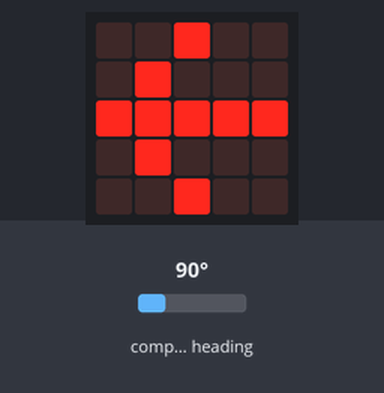
The program below on a simulated BBC micro:bit (MakeCode). On the bench: the board's 5×5 LED display. Inputs (shaded band) come from the test bench; at power-on: compass heading 90°. The compass is already calibrated.

Above: at 1.2 s.
1.3 s: compass heading set to 49°
2.8 s: compass heading set to 41°
At 3.7 s:
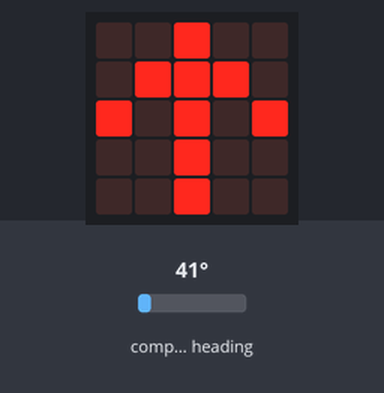
4.4 s: compass heading set to 180°
At 5.5 s:
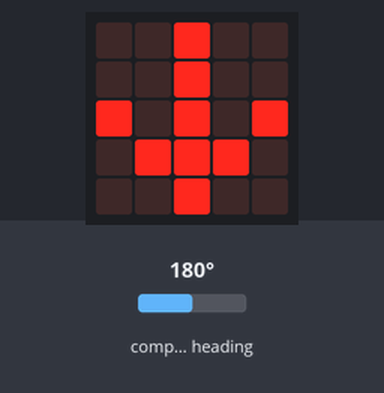
6.1 s: compass heading set to 222°
7.6 s: compass heading set to 229°
At 8.3 s:
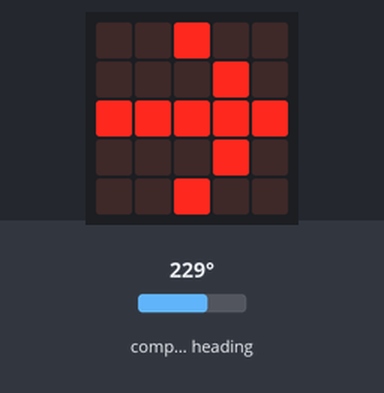
9.4 s: compass heading set to 7°
At 10.5 s:
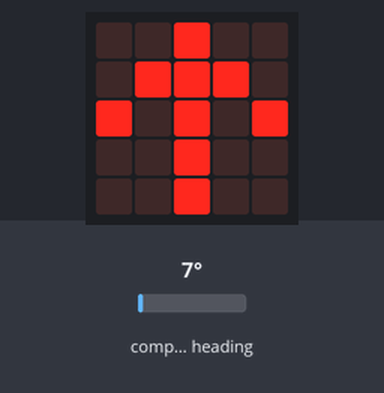
Timing chart, 0 to 12.1 s (numbered marks = the images above; inputs shaded):
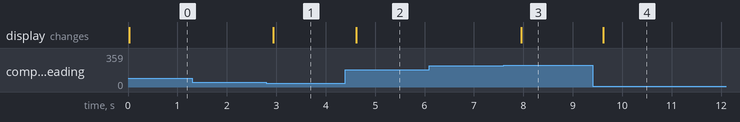

The program:

main.ts
```typescript
let kompasrichting = 0
basic.forever(function () {
    if (kompasrichting < 135 && kompasrichting > 45) {
        basic.showLeds(`
            . . # . .
            . # . . .
            # # # # #
            . # . . .
            . . # . .
            `)
    }
    if (kompasrichting < 225 && kompasrichting > 135) {
        basic.showLeds(`
            . . # . .
            . . # . .
            # . # . #
            . # # # .
            . . # . .
            `)
    }
    if (kompasrichting < 315 && kompasrichting > 225) {
        basic.showLeds(`
            . . # . .
            . . . # .
            # # # # #
            . . . # .
            . . # . .
            `)
    }
    if (kompasrichting < 0 && kompasrichting > 315) {
        basic.showLeds(`
            . . # . .
            . # # # .
            # . # . #
            . . # . .
            . . # . .
            `)
    }
    if (kompasrichting > 0 && kompasrichting < 45) {
        basic.showLeds(`
            . . # . .
            . # # # .
            # . # . #
            . . # . .
            . . # . .
            `)
    }
})
basic.forever(function () {
    kompasrichting = input.compassHeading()
})
```

test.ts
```typescript
// tests gaan hier; deze zal niet worden gecompileerd wanneer dit pakket wordt gebruikt als extensie.
```

Measured:
- the behaviour switches between 45 and 44° on compass heading (found by bisection; images 0 and 1)
- the behaviour switches between 225 and 226° on compass heading (found by bisection; images 2 and 3)
- after the input at 1.3 s, every drawn part: stays the same
- after the input at 2.8 s, the display: changes after 0.14 s (image 1)
- after the input at 4.4 s, the display: changes after 0.22 s (image 2)
- after the input at 6.1 s, every drawn part: stays the same
- after the input at 7.6 s, the display: changes after 0.36 s (image 3)
- after the input at 9.4 s, the display: changes after 0.22 s (image 4)
